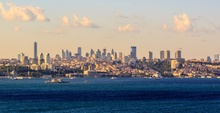
%> input picture Ödev III/Istanbul.jpg, 220 x 113 px, shrunk from 1600 x 822 before the run
$ octave sobel_filter_main.m   (GNU Octave 9; MATLAB toolbox functions it lacks are replaced by stand-ins)
%> lines starting %> are read from the running program, lines starting %| are printed output that depends on the picture
### Ödev III/ApplySobelFilter.m
function [ imOut ] = ApplySobelFilter( im )

im = padarray(im,[1 1]);

[x, y] = size(im);

Gx = [-1 0 1;
      -2 0 2;
      -1 0 1];

Gx_edIm = zeros(x,y);

%Gx filtresi uyguluyoruz
    for i = 2:(x-1)
        for j = 2:(y-1)
            temp = 0;

            for k = -1:1
                for m = -1:1
                    temp = temp + (Gx(k+2, m+2)*im(i+k, j+m));
                end
            end
            temp = temp/9;
            Gx_edIm(i,j) = temp;
        end
    end

    Gy = [1 2 1;
      0 0 0;
     -1 -2 -1];

    Gy_edIm = zeros(x,y);

    %Gy filtresi uyguluyoruz
    for i = 2:(x-1)
        for j = 2:(y-1)
            temp = 0;

            for k = -1:1
                for m = -1:1
                    temp = temp + (Gy(k+2, m+2)*im(i+k, j+m));
                end
            end
            temp = temp/9;
            Gy_edIm(i,j) = temp;
        end
    end

    imOut = zeros(x,y);

    %karelerinin toplamýnýn karekökünü buluyoruz
    for i = 1:x
        for j = 1:y
            a = Gx_edIm(i,j);
            b = Gy_edIm(i,j);
            imOut(i,j) = sqrt(a*a + b*b);
        end
    end

    imOut = imOut(2:x-1, 2:y-1);
end

### Ödev III/sobel_filter_main.m
im = imread('Istanbul.jpg');
%> im is the input picture: size 113x220x3 uint8; mean R, G, B 135.1, 135.8, 137
im = rgb2gray(im);
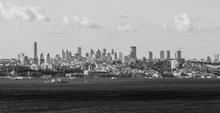
%> im: size 113x220 uint8; min 10, max 230, mean 135.7

out = ApplySobelFilter(double(im));
%> in ApplySobelFilter, `im = padarray(im,[1 1]);`:
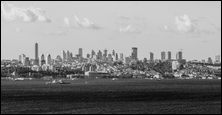
%> im: size 115x222 double; min 0, max 230, mean 132.2
%> after the loop in ApplySobelFilter, `for i = 2:(x-1)`:
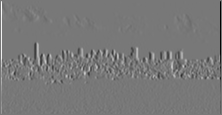
%> Gx_edIm: size 115x222 double; min -90.11, max 100.7, mean 0; drawn with min black and max white
%> after the loop in ApplySobelFilter, `for i = 2:(x-1)`:
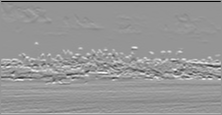
%> Gy_edIm: size 115x222 double; min -93.11, max 66.11, mean 0.6; drawn with min black and max white
%> after the loop in ApplySobelFilter, `for i = 1:x`:
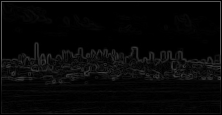
%> imOut: size 115x222 double; min 0, max 100.7, mean 7.7
%> in ApplySobelFilter, `imOut = imOut(2:x-1, 2:y-1);`:
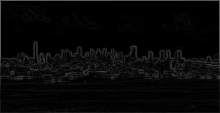
%> imOut: size 113x220 double; min 0, max 100.7, mean 7.9

imshow(mat2gray(out));
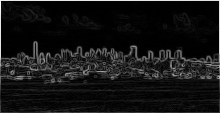
%> displayed picture: size 113x220, on the screen's scale of 0 to 255; min 0, max 255, mean 20.1
